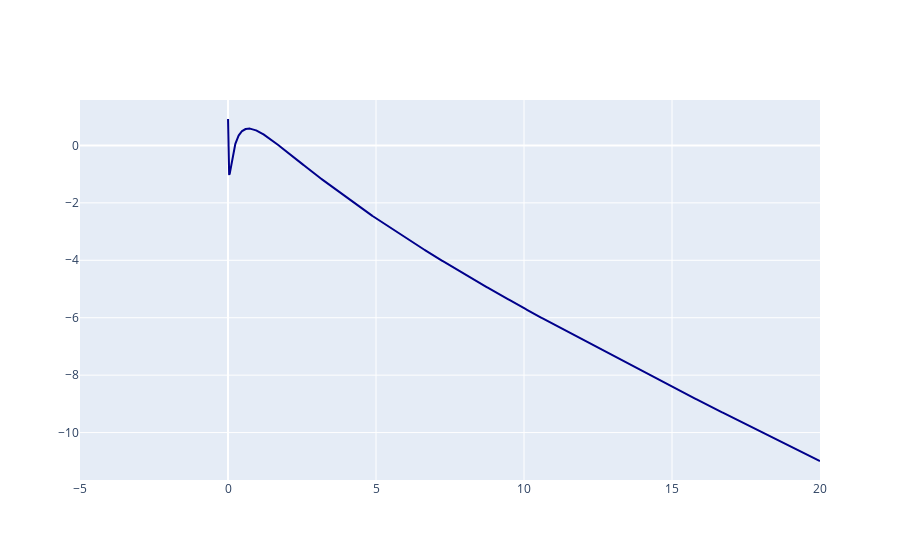

The cell this chart's notebook holds for it:
### Markdown cell above
# cos(ln(x))-x/2
```python
```

### Code cell
# Gera valores de x para o gráfico da função f(x) = cos(ln(x)) - x/2
x_vals = np.linspace(-5, 20, 4000)
f = lambda x: np.cos(np.log(x)) - x/2
y_vals = f(x_vals)

# Cria o gráfico da função
fig_fx = go.Figure()
fig_fx.add_trace(go.Scatter(x=x_vals, y=y_vals,
                            mode='lines',
                            name='f(x) = cos(ln(x)) - x/2',
                            line=dict(color='darkblue', width=2)))

### Figure 1 — Plotly figure (JSON) as saved in the notebook; plotly's stock layout.template omitted (floating-point values rounded to 4 significant figures; data arrays with more than 128 entries replaced by an {"elided": "..."} marker saying what was removed)
{"data": [{"line": {"color": "darkblue", "width": 2}, "mode": "lines", "name": "f(x) = cos(ln(x)) - x/2", "type": "scatter", "x": {"elided": "4000 float values"}, "y": {"elided": "4000 float values"}}], "layout": {}}
